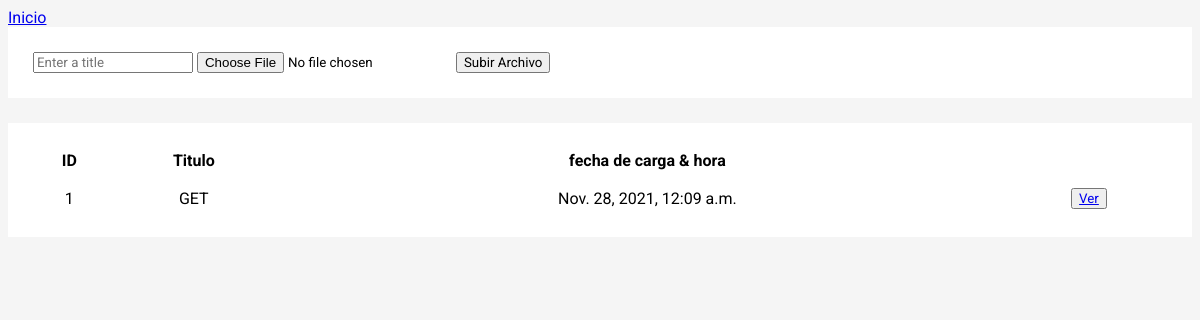
The app's page /archivos/, older data.
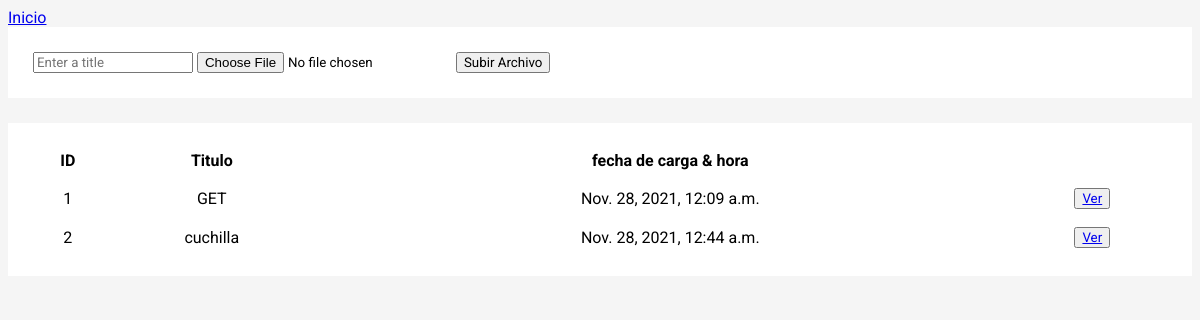
The same page, newer data.
### crud/models.py (models this page shows)
class Document(models.Model):
    title = models.CharField(max_length = 200)
    uploadedFile = models.FileField(upload_to = "Uploaded Files/")
    dateTimeOfUpload = models.DateTimeField(auto_now = True)

### crud/views.py (the view, shortened to what this page needs)
# urls.py: path("archivos/", views.uploadFile, name = "uploadFiles"),
def uploadFile(request):
    documents = Document.objects.all()
    return render(request, "crud/upload-file.html", context = {
        "files": documents
    })

### crud/templates/crud/upload-file.html (shortened to what this page needs)
<!DOCTYPE html>
{% load static %}
<html lang="en">
<head>
</head>
<body>
    <a href="{% url 'home' %}" >Inicio</a>
    <form action="" method="POST" enctype="multipart/form-data">
        <input type="text" name="fileTitle" placeholder="Enter a title">
        <input type="file" name="uploadedFile">
        <input type="submit" value="Subir Archivo">
    </form>
    <table>
        <tr>
            <th>ID</th>
            <th>Titulo</th>
            <th>fecha de carga & hora</th>
        </tr>
        {% for file in files %}
            <tr>
                <td>{{ file.id }}</td>
                <td>{{ file.title }}</td>
                <td>{{ file.dateTimeOfUpload }}</td>
                <td><button><a href={{file.uploadedFile.url}} target="_blank">Ver</a></button></td>
            </tr>
        {% endfor %}
    </table>
</body>
</html>

Row changes from the older to the newer data that the page shows:
added Document: id "2", title "cuchilla", dateTimeOfUpload "Nov. 28, 2021, 12:44 a.m."
